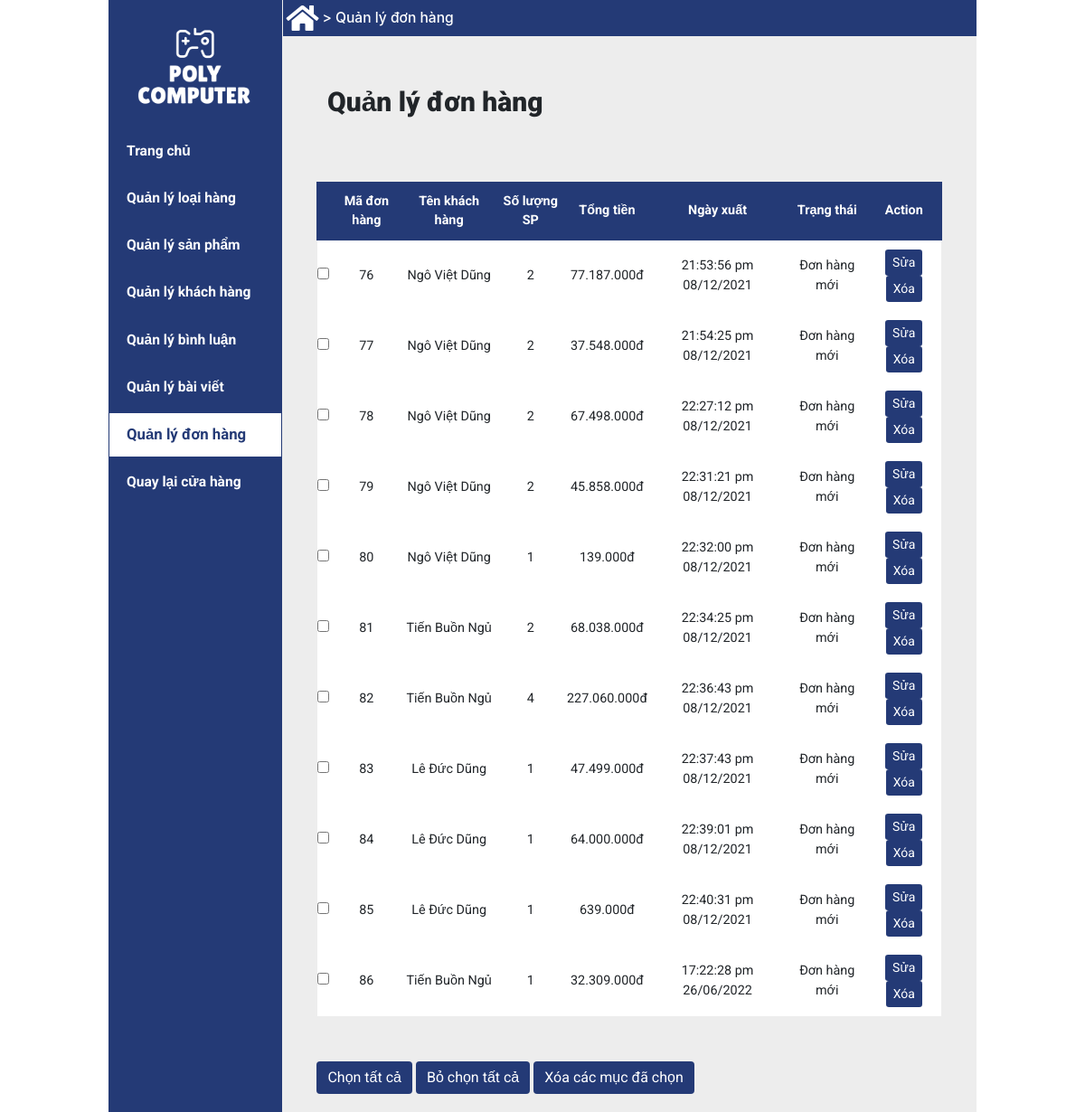
Page /admin/index.php?act=listdonhang on the committed database.
### tables this page shows
CREATE TABLE `hoa_don`  (
  `ma_hoa_don` int NOT NULL AUTO_INCREMENT,
  `ma_khach_hang` int NULL DEFAULT NULL,
  `ten_khach_hang` varchar(50) NOT NULL,
  `dia_chi` varchar(255) NOT NULL,
  `sdt` int NOT NULL,
  `phuong_thuc_thanh_toan` varchar(50) NOT NULL,
  `tong_tien` int NOT NULL,
  `trang_thai` varchar(20) NOT NULL DEFAULT '0' COMMENT '0. Đơn hàng mới \r\n1. Đang xử lý \r\n2. Đang giao hàng \r\n3. Đã giao hàng',
  `ngay_dat_hang` varchar(30) NOT NULL,
  PRIMARY KEY (`ma_hoa_don`) USING BTREE,
  INDEX `lk_khachhang_hoadon`(`ma_khach_hang` ASC) USING BTREE,
  CONSTRAINT `lk_khachhang_hoadon` FOREIGN KEY (`ma_khach_hang`) REFERENCES `khach_hang` (`ma_khach_hang`) ON DELETE RESTRICT ON UPDATE RESTRICT
);

### model/pdo.php (called while the page is built, shortened)
<?php
function pdo_get_connection(){
    $dburl = "mysql:host=127.0.0.1;dbname=Duan1;charset=utf8";
    $username = 'root';
    $password = '';
    $conn = new PDO($dburl, $username, $password);
    $conn->setAttribute(PDO::ATTR_ERRMODE, PDO::ERRMODE_EXCEPTION);
    return $conn;
}
function pdo_query($sql){
    $sql_args = array_slice(func_get_args(), 1);
    try{
        $conn = pdo_get_connection();
        $stmt = $conn->prepare($sql);
        $stmt->execute($sql_args);
        $rows = $stmt->fetchAll();
        return $rows;
    }
    catch(PDOException $e){
        throw $e;
    }
    finally{
        unset($conn);
    }
}

### model/donhang.php (called while the page is built, shortened)
<?php
    function loadall_hoadon(){
        $sql = "select DISTINCT hoa_don.ma_hoa_don, ten_khach_hang, sum(chi_tiet_hoa_don.so_luong) as so_luong, ngay_dat_hang, trang_thai, tong_tien";
        $sql.=" from hoa_don inner join chi_tiet_hoa_don on hoa_don.ma_hoa_don = chi_tiet_hoa_don.ma_hoa_don ";
        $sql.=" group by ma_hoa_don";
        $listhoadon=pdo_query($sql);
        return $listhoadon;
    }
    function get_ttdh($n){
        switch ($n) {
            case '0':
                $tt="Đơn hàng mới";
                break;
        }
        return $tt;
    }
?>

### admin/donhang/list.php (the view, shortened to what this page needs)
<div class="boxright">
    <div class="linkpage">
        <i class="fas fa-home fa-2x" style="color: white"></i>
        <span> > Quản lý đơn hàng</span>
    </div>
    <div class="boxtitle">
        <p>Quản lý đơn hàng</p>
    </div>
    <table>
        <tr>
            <th></th>
            <th>Mã đơn hàng</th>
            <th>Tên khách hàng</th>
            <th>Số lượng SP</th>
            <th>Tổng tiền</th>
            <th>Ngày xuất</th>
            <th>Trạng thái</th>
            <th>Action</th>
        </tr>
        <?php
        foreach ($listhoadon as $hoadon) {
            extract($hoadon);
            $suadh = "index.php?act=suadh&id=" . $ma_hoa_don;
            $xoadh = "index.php?act=xoadh&id=" . $ma_hoa_don;
            $tt = get_ttdh($trang_thai);
            echo '<tr>
                                    <td><input type="checkbox"></td>
                                    <td>' . $ma_hoa_don . '</td>
                                    <td>' . $ten_khach_hang . '</td>
                                    <td>' . $so_luong . '</td>
                                    <td>' . number_format($tong_tien, 0, '', '.') . 'đ</td>
                                    <td>' . $ngay_dat_hang . '</td>
                                    <td>' . $tt . '</td>
                                    <td>
                                        <a href="' . $suadh . '" class="btn btn-primary btn-sm">Sửa</a>
                                        <a onclick="return delConfirm(\'' . $ma_hoa_don . '\')" href="' . $xoadh . '" class="btn btn-primary btn-sm">Xóa</a>
                                    </td>
                                </tr>';
        }
        ?>
    </table>
    <div class="button" style="margin-left: auto">
        <input class="btn btn-primary" type="button" name="click_all" value="Chọn tất cả">
        <input class="btn btn-primary" type="button" name="unclick_all" value="Bỏ chọn tất cả">
        <input class="btn btn-primary" type="button" name="del_all_click" value="Xóa các mục đã chọn">
    </div>
</div>
</body>
</html>

### view/css/style.css (style rules this page uses)
* { padding: 0;margin: 0;box-sizing: border-box; }
.boxright { width: 80%; background: rgb(237, 237, 237); display: flex; flex-direction: column; min-height: 692px; }
.linkpage { background: #243a76; width: 99.9%; display: flex; flex-direction: row; align-items: center; margin-left: 0.1%; margin-bottom: 50px; }
.linkpage i { padding: 0.5%; }
.linkpage span { font-family: -apple-system, BlinkMacSystemFont, 'Segoe UI', Roboto, Oxygen, Ubuntu, Cantarell, 'Open Sans', 'Helvetica Neue', sans-serif; font-weight: 500; font-size: 1.3vw; color: white; }
.boxtitle { font-weight: 900; font-size: 2.5vw; margin: 0 0 50px 50px; }
table { width: 90%; border-collapse:collapse; margin: 0 auto 50px auto; }
table tr th { border: 1px solid #243a76; background: #243a76; color: white; padding: 10px 0 10px 0; text-align: center; font-size: 1.2vw; }
table tr td { text-align: center; background-color: white; font-size: 1.2vw; padding: 10px 0; }
.button { width: 90%; margin: 0px auto 20px 0; }
.btn-primary { background-color: #243a76 !important; border: #243a76 !important ; }

### rows in the picture
hoa_don: ma_hoa_don "76", ten_khach_hang "Ngô Việt Dũng", so_luong "2", tong_tien "77.187.000", ngay_dat_hang "21:53:56 pm 08/12/2021", trang_thai "Đơn hàng mới"
hoa_don: ma_hoa_don "77", ten_khach_hang "Ngô Việt Dũng", so_luong "2", tong_tien "37.548.000", ngay_dat_hang "21:54:25 pm 08/12/2021", trang_thai "Đơn hàng mới"
hoa_don: ma_hoa_don "78", ten_khach_hang "Ngô Việt Dũng", so_luong "2", tong_tien "67.498.000", ngay_dat_hang "22:27:12 pm 08/12/2021", trang_thai "Đơn hàng mới"
hoa_don: ma_hoa_don "79", ten_khach_hang "Ngô Việt Dũng", so_luong "2", tong_tien "45.858.000", ngay_dat_hang "22:31:21 pm 08/12/2021", trang_thai "Đơn hàng mới"
hoa_don: ma_hoa_don "80", ten_khach_hang "Ngô Việt Dũng", so_luong "1", tong_tien "139.000", ngay_dat_hang "22:32:00 pm 08/12/2021", trang_thai "Đơn hàng mới"
hoa_don: ma_hoa_don "81", ten_khach_hang "Tiến Buồn Ngủ", so_luong "2", tong_tien "68.038.000", ngay_dat_hang "22:34:25 pm 08/12/2021", trang_thai "Đơn hàng mới"
hoa_don: ma_hoa_don "82", ten_khach_hang "Tiến Buồn Ngủ", so_luong "4", tong_tien "227.060.000", ngay_dat_hang "22:36:43 pm 08/12/2021", trang_thai "Đơn hàng mới"
hoa_don: ma_hoa_don "83", ten_khach_hang "Lê Đức Dũng", so_luong "1", tong_tien "47.499.000", ngay_dat_hang "22:37:43 pm 08/12/2021", trang_thai "Đơn hàng mới"
hoa_don: ma_hoa_don "84", ten_khach_hang "Lê Đức Dũng", so_luong "1", tong_tien "64.000.000", ngay_dat_hang "22:39:01 pm 08/12/2021", trang_thai "Đơn hàng mới"
hoa_don: ma_hoa_don "85", ten_khach_hang "Lê Đức Dũng", so_luong "1", tong_tien "639.000", ngay_dat_hang "22:40:31 pm 08/12/2021", trang_thai "Đơn hàng mới"
hoa_don: ma_hoa_don "86", ten_khach_hang "Tiến Buồn Ngủ", so_luong "1", tong_tien "32.309.000", ngay_dat_hang "17:22:28 pm 26/06/2022", trang_thai "Đơn hàng mới"
